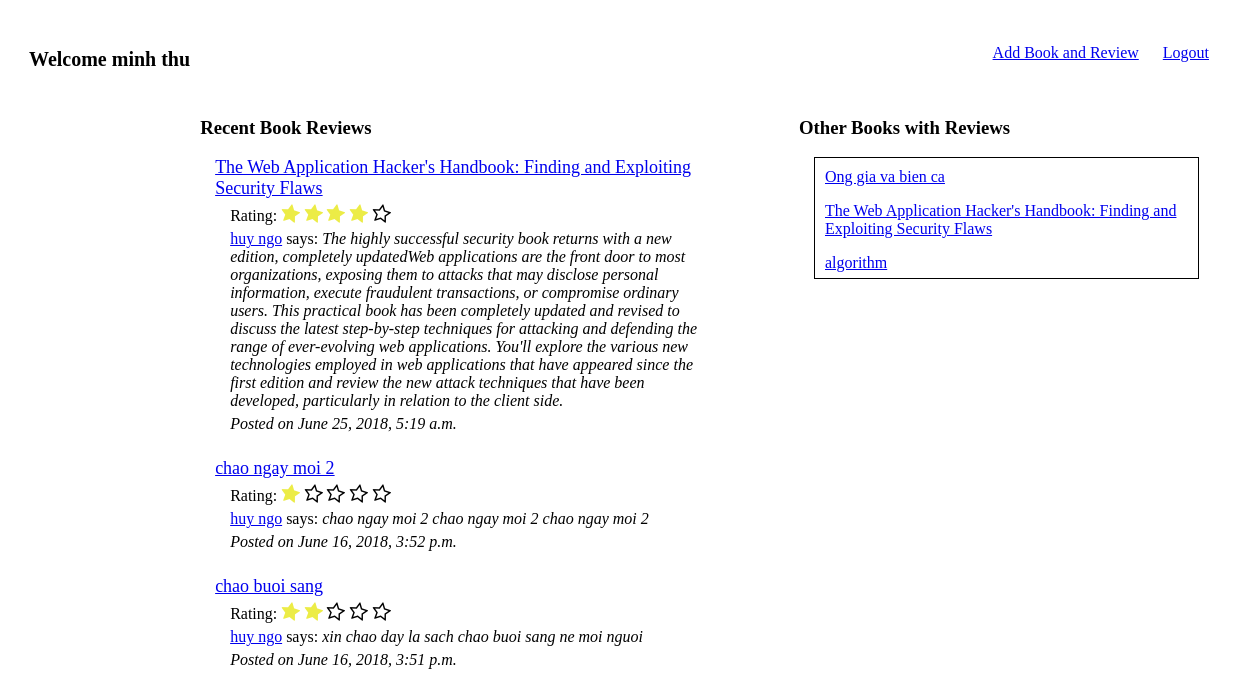
Screenshot of /books (signed in) with the database file from the repository.
### main_app/models.py (models this page shows)
class Book(models.Model):
	title = models.CharField(max_length=255)
	author = models.CharField(max_length=255)
	poster = models.ForeignKey(User, related_name="uploaded_books")
	book_image = models.ImageField(upload_to='book_images/', default='meida/book_images/None/no-img.jpg')
	created_at = models.DateTimeField(auto_now_add=True)

class User(models.Model):
	name = models.CharField(max_length=255)
	alias = models.CharField(max_length=255)
	email = models.EmailField()
	password = models.CharField(max_length=255)
	created_at = models.DateTimeField(auto_now_add=True)
	objects = UserManager()

class Review(models.Model):
	rating = models.IntegerField(default=0)
	content = models.TextField()
	reviewer = models.ForeignKey('User', related_name="reviews_left")
	book = models.ForeignKey('Book', related_name="reviews")
	created_at = models.DateTimeField(auto_now_add=True)

### main_app/views.py (the view)
# urls.py: url(r'^books$', views.show_books), # page to show all books, GET method
def show_books(request):
	if request.session.get('user_id',None) is None:
		messages.error(request,'You should login if want to show informations')
		return redirect('/')
	else:
		item={} #dictionary for item
		items =[]
		all_reviews = Review.objects.all().order_by('-created_at')
		reviews = all_reviews[:3]
		for review in reviews:
			item['created_at'] = review.created_at
			item['rating'] = range(review.rating)
			item['un_rating'] = range(5- review.rating)
			item['content'] = review.content
			item['user_name'] =review.reviewer.name
			item['title'] =review.book.title
			item['id'] = review.book.id
			item['user_id'] = review.reviewer.id
			items.append(item)
			item = {}
		books = set()
		for review in all_reviews:
			books.add((review.book.id, review.book.title))
		return render(request,'main_app/books.html',{'items':items,'books':books})

### main_app/templates/main_app/books.html (shortened to what this page needs)
<!DOCTYPE html>
<html lang="en">
<head>
    {% load static %}
    <link rel="stylesheet" href="{% static 'main_app/css/style.css' %}">
    <link rel="stylesheet" href="{% static 'main_app/css/header.css' %}">
     <link rel="stylesheet" href="https://cdnjs.cloudflare.com/ajax/libs/font-awesome/4.7.0/css/font-awesome.min.css">
</head>
<body>
    <main>
        <header>
        <p class="header_left">Welcome {{request.session.user_name}}</p>
        <p class="header_right"><a href="/books/add">Add Book and Review</a> <a href="/logout">Logout</a></p>
        </header>
        <article>
                <div class="left_content">
                    <h3>Recent Book Reviews</h3>
                         {% for item in items %}
                    <div>
                    <a class="book_title" href="/books/{{item.id}}">{{item.title}}</a>
                    <p>Rating: {% for i in item.rating %}
                        <span class="fa fa-star checked"></span>
                        {% endfor %}
                        {% for i in item.un_rating %}
                        <span class="fa fa-star-o "></span>
                        {% endfor %}
                    </p>
                    <p><a href="/users/{{item.user_id}}">{{item.user_name}}</a> says: <span class="italic">{{item.content}}</span></p>
                    <p class="italic">Posted on {{item.created_at}}</p>
                      </div>
                {% endfor %}
            </div>
            <div class="right_content">
                <h3>Other Books with Reviews</h3>
                <div class="float_content">
                    {% for book in books %}
                    <p><a href="/books/{{book.0}}">{{book.1}}</a></p>
                {% endfor %}
                </div>
            </div>
        </article>
    </main>
</body>
</html>

### main_app/static/main_app/css/style.css (style rules this page uses)
.checked { color: #ecec46; }
main { margin: 0 auto; width: 1200px; padding: 20px; }
.left_content { display: inline-block; padding: 10px; width:500px; }
.right_content { display: inline-block; padding:10px; vertical-align: top; float: right; margin-right:20px; width: 400px; }
.left_content > div { margin-left: 15px; margin-bottom: 25px; }
.left_content > div >p { margin: 5px 0px 5px 15px; }
.book_title { font-size: 18px; }
.italic { font-style: italic; }
.fa { transform : rotate(10deg); font-size: 20px!important; }
.float_content { height: 100px; overflow-y: scroll; padding:10px; border:1px solid black; margin-left:15px; }
.float_content > p { margin-top: 0px; }

### main_app/static/main_app/css/header.css (style rules this page uses)
header { height: 60px; }
.header_left { float: left; font-size: 20px; font-weight: bold; }
.header_right { float: right; }
.header_right a { margin-right: 20px; }

### rows the page displays
Book: title "The Web Application Hacker's Handbook: Finding and Exploiting Security Flaws", title "The Web Application Hacker's Handbook: Finding and Exploiting Security Flaws"
User: user_name "huy ngo" "huy ngo" "huy ngo"
Review: content "The highly successful security book returns with a new edition, completely updatedWeb applications are the front door to most organizations, exposing them to attacks that may disclose personal information, execute fraudulent transactions, or compromise ordinary users. This practical book has been completely updated and revised to discuss the latest step-by-step techniques for attacking and defending the range of ever-evolving web applications. You'll explore the various new technologies employed in web applications that have appeared since the first edition and review the new attack techniques that have been developed, particularly in relation to the client side.", created_at "June 25, 2018, 5:19 a.m."
Book: title "chao ngay moi 2"
Review: content "chao ngay moi 2 chao ngay moi 2 chao ngay moi 2", created_at "June 16, 2018, 3:52 p.m."
Book: title "chao buoi sang"
Review: content "xin chao day la sach chao buoi sang ne moi nguoi", created_at "June 16, 2018, 3:51 p.m."
Book: title "Ong gia va bien ca"
Book: title "algorithm"

### other values shown
{{ request.session.user_name }} "minh thu"
